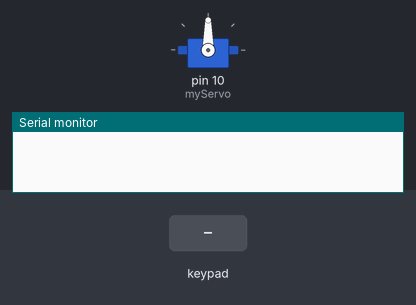
This sketch was run on a simulated Arduino Uno, built with avr-gcc and run on an emulated ATmega328P. On the bench: servo, the last lines printed to the serial monitor. The inputs (shaded band) are chosen by the test bench.

Above: at 1.2 s.
1.3 s: keypad keys 2 3 4 5 pressed 0.4 s apart
At 1.5 s:
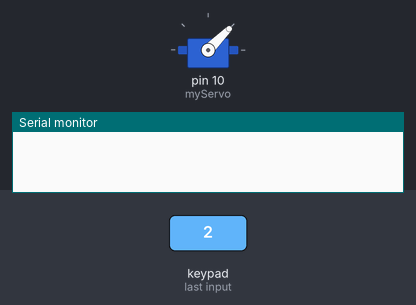
4.4 s: key '1' pressed
At 4.8 s:
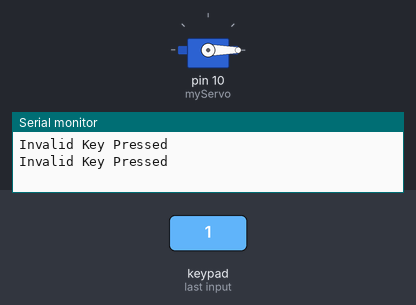
5.9 s: key '2' pressed
At 7.0 s:
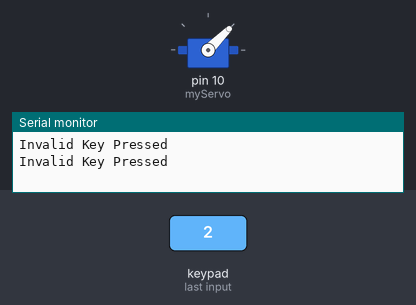
7.4 s: key '3' pressed
At 8.0 s:
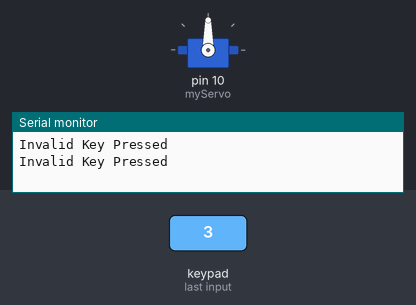
Timing chart, 0 to 9.9 s (numbered marks = the images above; inputs shaded):
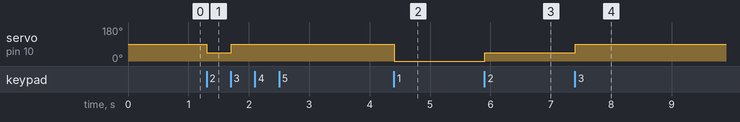

Measured:
- after the input at 1.3 s, servo on pin 10 (myServo): 90° → 45° at once, → 90° 0.41 s later
- after the input at 4.4 s, servo on pin 10 (myServo): 90° → 0° at once
- after the input at 5.9 s, servo on pin 10 (myServo): 0° → 45° at once
- after the input at 7.4 s, servo on pin 10 (myServo): 45° → 90° at once

The sketch:

Servo_Keypad_Stanley.ino
```cpp
#include <Keypad.h>
#include <Servo.h>

Servo myServo;
int position=90;
int value;


const byte ROWS = 4; //four rows
const byte COLS = 4; //three columns
char keys[ROWS][COLS] = {
  {'1','2','3', 'A'},
  {'4','5','6', 'B'},
  {'7','8','9', 'C'},
  {'*','0','#', 'D'}
};
byte rowPins[ROWS] = {2, 3, 4, 5}; //connect to the row pinouts of the keypad
byte colPins[COLS] = {6, 7, 8, 9}; //connect to the column pinouts of the keypad

Keypad keypad = Keypad( makeKeymap(keys), rowPins, colPins, ROWS, COLS );

void setup(){
  Serial.begin(9600);
  myServo.attach(10);
}

void loop(){
  char key = keypad.getKey();

  if (key!=0){
    switch(key){
      case '1':
      position = 0;
      break;

      case '2':
      position = 45;
      break;

      case '3':
      position = 90;
      break;

      default:
      Serial.println("Invalid Key Pressed");
      break;

    }
    myServo.write(position);
  }
  delay(10);
}
```
